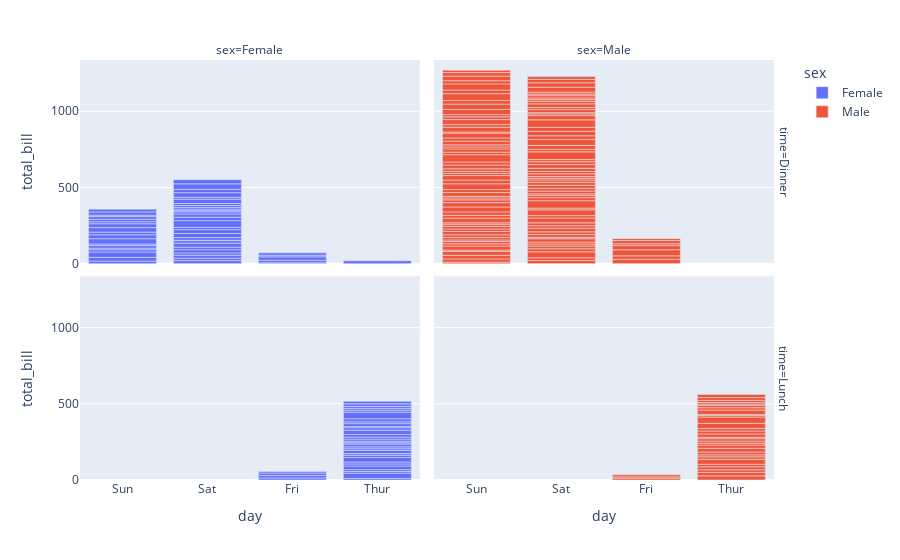

The cell this chart's notebook holds for it:
### Code cell
df = px.data.tips()
fig = px.bar(df, x='day', y="total_bill", color='sex',
facet_row='time', facet_col='sex')
fig.show()

### Figure 1 — Plotly figure (JSON) as saved in the notebook; plotly's stock layout.template omitted (floating-point values rounded to 4 significant figures)
{"data": [{"alignmentgroup": "True", "hovertemplate": "sex=Female<br>time=Dinner<br>day=%{x}<br>total_bill=%{y}<extra></extra>", "legendgroup": "Female", "marker": {"color": "#636efa", "pattern": {"shape": ""}}, "name": "Female", "offsetgroup": "Female", "orientation": "v", "showlegend": true, "textposition": "auto", "type": "bar", "x": ["Sun", "Sun", "Sun", "Sun", "Sun", "Sun", "Sat", "Sat", "Sat", "Sat", "Sat", "Sat", "Sun", "Sun", "Sat", "Sat", "Sat", "Sat", "Sat", "Sat", "Sat", "Fri", "Fri", "Fri", "Fri", "Fri", "Sat", "Sat", "Sat", "Sat", "Sat", "Sun", "Sun", "Sun", "Sun", "Sun", "Sun", "Sun", "Sat", "Sat", "Sun", "Sun", "Sun", "Sat", "Sat", "Sat", "Sat", "Sat", "Sat", "Sat", "Sat", "Thur"], "xaxis": "x3", "y": [16.99, 24.59, 35.26, 14.83, 10.33, 16.97, 20.29, 15.77, 19.65, 15.06, 20.69, 16.93, 10.29, 34.81, 26.41, 16.45, 3.07, 17.07, 26.86, 25.28, 14.73, 5.75, 16.32, 22.75, 11.35, 15.38, 44.3, 22.42, 20.92, 14.31, 7.25, 25.71, 17.31, 29.85, 25, 13.39, 16.21, 17.51, 10.59, 10.63, 9.6, 20.9, 18.15, 12.76, 13.27, 28.17, 12.9, 30.14, 22.12, 35.83, 27.18, 18.78], "yaxis": "y3"}, {"alignmentgroup": "True", "hovertemplate": "sex=Female<br>time=Lunch<br>day=%{x}<br>total_bill=%{y}<extra></extra>", "legendgroup": "Female", "marker": {"color": "#636efa", "pattern": {"shape": ""}}, "name": "Female", "offsetgroup": "Female", "orientation": "v", "showlegend": false, "textposition": "auto", "type": "bar", "x": ["Thur", "Thur", "Thur", "Thur", "Thur", "Thur", "Thur", "Thur", "Thur", "Thur", "Thur", "Thur", "Thur", "Thur", "Thur", "Thur", "Thur", "Thur", "Thur", "Thur", "Thur", "Thur", "Thur", "Thur", "Thur", "Thur", "Thur", "Thur", "Thur", "Thur", "Thur", "Fri", "Fri", "Fri", "Fri"], "xaxis": "x", "y": [10.07, 34.83, 10.65, 12.43, 24.08, 13.42, 12.48, 29.8, 14.52, 11.38, 20.27, 11.17, 12.26, 18.26, 8.51, 10.33, 14.15, 13.16, 17.47, 27.05, 16.43, 8.35, 18.64, 11.87, 19.81, 43.11, 13, 12.74, 13, 16.4, 16.47, 13.42, 15.98, 16.27, 10.09], "yaxis": "y"}, {"alignmentgroup": "True", "hovertemplate": "sex=Male<br>time=Dinner<br>day=%{x}<br>total_bill=%{y}<extra></extra>", "legendgroup": "Male", "marker": {"color": "#EF553B", "pattern": {"shape": ""}}, "name": "Male", "offsetgroup": "Male", "orientation": "v", "showlegend": true, "textposition": "auto", "type": "bar", "x": ["Sun", "Sun", "Sun", "Sun", "Sun", "Sun", "Sun", "Sun", "Sun", "Sun", "Sun", "Sun", "Sun", "Sat", "Sat", "Sat", "Sat", "Sat", "Sat", "Sat", "Sat", "Sat", "Sat", "Sat", "Sat", "Sat", "Sat", "Sat", "Sat", "Sun", "Sun", "Sun", "Sun", "Sun", "Sun", "Sun", "Sun", "Sun", "Sun", "Sun", "Sun", "Sun", "Sat", "Sat", "Sat", "Sat", "Sat", "Sat", "Sat", "Sat", "Sat", "Sat", "Sat", "Sat", "Sat", "Sat", "Fri", "Fri", "Fri", "Fri", "Fri", "Fri", "Fri", "Sat", "Sat", "Sat", "Sat", "Sat", "Sun", "Sun", "Sun", "Sun", "Sun", "Sun", "Sun", "Sun", "Sun", "Sun", "Sun", "Sun", "Sun", "Sun", "Sun", "Sun", "Sat", "Sat", "Sun", "Sun", "Sun", "Sun", "Sun", "Sun", "Sun", "Sun", "Sun", "Sun", "Sun", "Sun", "Sun", "Sun", "Sun", "Sun", "Sat", "Sat", "Sat", "Sat", "Sat", "Sat", "Sat", "Sat", "Sat", "Sat", "Sat", "Sat", "Sat", "Sat", "Sat", "Sat", "Sat", "Sat", "Sat", "Sat", "Sat", "Sat"], "xaxis": "x4", "y": [10.34, 21.01, 23.68, 25.29, 8.77, 26.88, 15.04, 14.78, 10.27, 15.42, 18.43, 21.58, 16.29, 20.65, 17.92, 39.42, 19.82, 17.81, 13.37, 12.69, 21.7, 9.55, 18.35, 17.78, 24.06, 16.31, 18.69, 31.27, 16.04, 17.46, 13.94, 9.68, 30.4, 18.29, 22.23, 32.4, 28.55, 18.04, 12.54, 9.94, 25.56, 19.49, 38.01, 11.24, 48.27, 20.29, 13.81, 11.02, 18.29, 17.59, 20.08, 20.23, 15.01, 12.02, 10.51, 17.92, 28.97, 22.49, 40.17, 27.28, 12.03, 21.01, 12.46, 15.36, 20.49, 25.21, 18.24, 14, 38.07, 23.95, 29.93, 14.07, 13.13, 17.26, 24.55, 19.77, 48.17, 16.49, 21.5, 12.66, 13.81, 24.52, 20.76, 31.71, 50.81, 15.81, 7.25, 31.85, 16.82, 32.9, 17.89, 14.48, 34.63, 34.65, 23.33, 45.35, 23.17, 40.55, 20.69, 30.46, 23.1, 15.69, 26.59, 38.73, 24.27, 30.06, 25.89, 48.33, 28.15, 11.59, 7.74, 20.45, 13.28, 24.01, 15.69, 11.61, 10.77, 15.53, 10.07, 12.6, 32.83, 29.03, 22.67, 17.82], "yaxis": "y4"}, {"alignmentgroup": "True", "hovertemplate": "sex=Male<br>time=Lunch<br>day=%{x}<br>total_bill=%{y}<extra></extra>", "legendgroup": "Male", "marker": {"color": "#EF553B", "pattern": {"shape": ""}}, "name": "Male", "offsetgroup": "Male", "orientation": "v", "showlegend": false, "textposition": "auto", "type": "bar", "x": ["Thur", "Thur", "Thur", "Thur", "Thur", "Thur", "Thur", "Thur", "Thur", "Thur", "Thur", "Thur", "Thur", "Thur", "Thur", "Thur", "Thur", "Thur", "Thur", "Thur", "Thur", "Thur", "Thur", "Thur", "Thur", "Thur", "Thur", "Thur", "Thur", "Thur", "Fri", "Fri", "Fri"], "xaxis": "x2", "y": [27.2, 22.76, 17.29, 19.44, 16.66, 32.68, 15.98, 13.03, 18.28, 24.71, 21.16, 11.69, 14.26, 15.95, 8.52, 22.82, 19.08, 16, 34.3, 41.19, 9.78, 7.51, 28.44, 15.48, 16.58, 7.56, 10.34, 13.51, 18.71, 20.53, 12.16, 8.58, 13.42], "yaxis": "y2"}], "layout": {"annotations": [{"font": {}, "showarrow": false, "text": "sex=Female", "x": 0.24, "xanchor": "center", "xref": "paper", "y": 1, "yanchor": "bottom", "yref": "paper"}, {"font": {}, "showarrow": false, "text": "sex=Male", "x": 0.74, "xanchor": "center", "xref": "paper", "y": 1, "yanchor": "bottom", "yref": "paper"}, {"font": {}, "showarrow": false, "text": "time=Lunch", "textangle": 90, "x": 0.98, "xanchor": "left", "xref": "paper", "y": 0.2425, "yanchor": "middle", "yref": "paper"}, {"font": {}, "showarrow": false, "text": "time=Dinner", "textangle": 90, "x": 0.98, "xanchor": "left", "xref": "paper", "y": 0.7575, "yanchor": "middle", "yref": "paper"}], "barmode": "relative", "legend": {"title": {"text": "sex"}, "tracegroupgap": 0}, "margin": {"t": 60}, "xaxis": {"anchor": "y", "domain": [0, 0.48], "title": {"text": "day"}}, "xaxis2": {"anchor": "y2", "domain": [0.5, 0.98], "matches": "x", "title": {"text": "day"}}, "xaxis3": {"anchor": "y3", "domain": [0, 0.48], "matches": "x", "showticklabels": false}, "xaxis4": {"anchor": "y4", "domain": [0.5, 0.98], "matches": "x", "showticklabels": false}, "yaxis": {"anchor": "x", "domain": [0, 0.485], "title": {"text": "total_bill"}}, "yaxis2": {"anchor": "x2", "domain": [0, 0.485], "matches": "y", "showticklabels": false}, "yaxis3": {"anchor": "x3", "domain": [0.515, 1], "matches": "y", "title": {"text": "total_bill"}}, "yaxis4": {"anchor": "x4", "domain": [0.515, 1], "matches": "y", "showticklabels": false}}}
